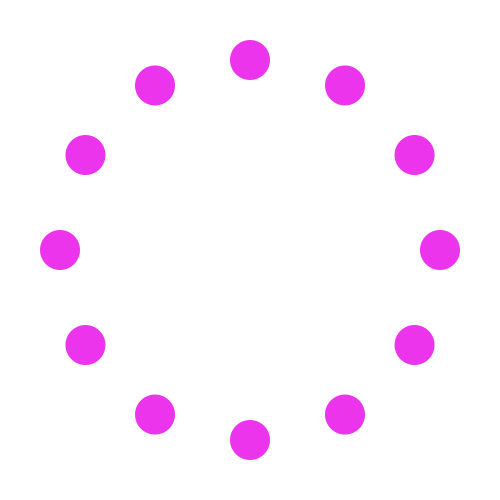
Frame 1 (no input)
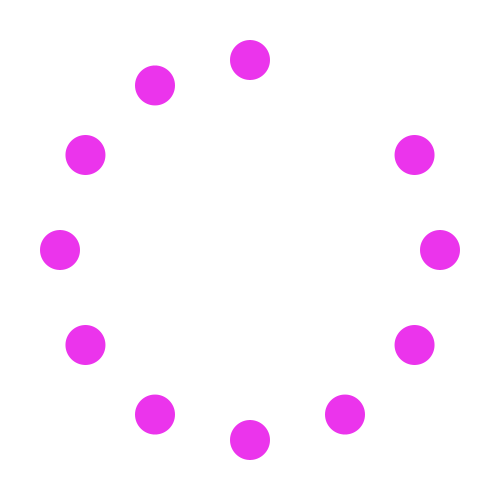
Frame 60 (the mouse pressed at the canvas centre just before this capture)
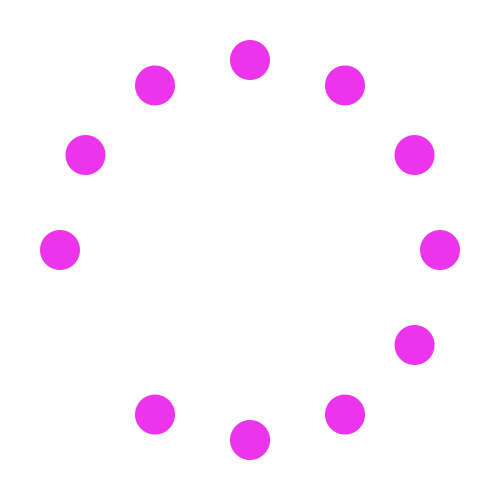
Frame 120 (the mouse held since frame 60 and released just before this capture)

The Processing sketch that drew these frames (run headless with seeded random() and noise(); from frame 60 on, the mouse is pressed at the canvas centre):

// Processing sketch: Lilac_Chaser
// ── Lilac_Chaser.pde
void drawCircles() {
  noStroke();
  fill(235,52,236);
  float radius = 190;
  float angle = TWO_PI/(float)numCircles;
  int discolor = 11;
  for (int i = 0; i < numCircles; i++) {
    if (i!=hidden)
    ellipse(radius * sin(angle*i), radius * cos(angle*i), 40, 40);
  }
}

void setup() {
  size(500, 500);
  //line(243,250,255,253);
  frameRate(6);
}

float rot = 0;
int numCircles = 12;
int hidden=numCircles;

void draw() {
  background(255);
  translate(width/2, height/2);
  drawCircles();
  rot += 0.08;
  hidden--;
  if (hidden>numCircles)
  hidden=0;
  if (hidden<0)
  hidden=numCircles;
}
